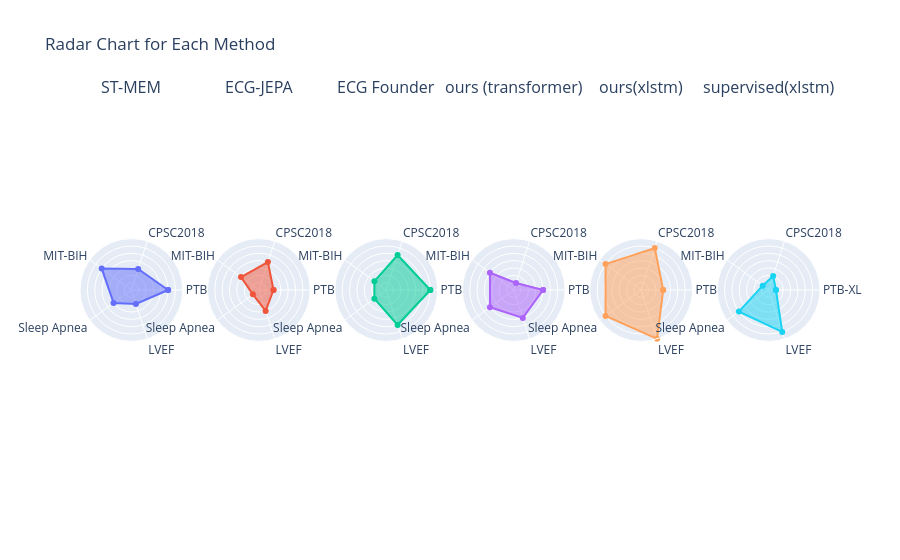

Notebook code cell kept with this figure:
### Code cell
import pandas as pd
from plotly.subplots import make_subplots
import plotly.graph_objects as go

categories_closed = categories + [categories[0]]

fig = go.Figure()
# Plot one radar chart for each method on separate axes (subplots)

num_methods = len(df_ranked)
fig = make_subplots(
    rows=1, cols=num_methods,
    specs=[[{'type': 'polar'}]*num_methods],
    subplot_titles=df_ranked.index.tolist()
)

for i, (idx, row) in enumerate((len(df_ranked) - df_ranked).iterrows()):
    values = row.tolist() + [row.tolist()[0]]  # close the loop
    trace = fig.add_trace(
        go.Scatterpolar(
            r=values,
            theta=categories_closed,
            fill='toself',
            name=idx,
            line=dict(width=2),
            hoverinfo='skip',
        ),
        row=1, col=i+1
    )
    trace.update_polars(
        radialaxis=dict(visible=True, range=[-1, len(df_ranked)], showticklabels=False, showline=False),
        # angularaxis=dict(showticklabels=False)
    )

fig.update_layout(
    showlegend=False,
    title="Radar Chart for Each Method",
)
fig.show()

### Figure 1 — Plotly figure (JSON) as saved in the notebook; plotly's stock layout.template omitted (floating-point values rounded to 4 significant figures)
{"data": [{"fill": "toself", "hoverinfo": "skip", "line": {"width": 2}, "name": "ST-MEM", "r": [4, 2, 4, 2, 1, 4], "subplot": "polar", "theta": ["PTB-XL", "CPSC2018", "MIT-BIH", "Sleep Apnea", "LVEF", "PTB-XL"], "type": "scatterpolar"}, {"fill": "toself", "hoverinfo": "skip", "line": {"width": 2}, "name": "ECG-JEPA", "r": [1, 3, 2, 0, 2, 1], "subplot": "polar2", "theta": ["PTB-XL", "CPSC2018", "MIT-BIH", "Sleep Apnea", "LVEF", "PTB-XL"], "type": "scatterpolar"}, {"fill": "toself", "hoverinfo": "skip", "line": {"width": 2}, "name": "ECG Founder", "r": [5, 4, 1, 1, 4, 5], "subplot": "polar3", "theta": ["PTB-XL", "CPSC2018", "MIT-BIH", "Sleep Apnea", "LVEF", "PTB-XL"], "type": "scatterpolar"}, {"fill": "toself", "hoverinfo": "skip", "line": {"width": 2}, "name": "ours (transformer)", "r": [3, 0, 3, 3, 3, 3], "subplot": "polar4", "theta": ["PTB-XL", "CPSC2018", "MIT-BIH", "Sleep Apnea", "LVEF", "PTB-XL"], "type": "scatterpolar"}, {"fill": "toself", "hoverinfo": "skip", "line": {"width": 2}, "name": "ours(xlstm)", "r": [2, 5, 5, 5, 6, 2], "subplot": "polar5", "theta": ["PTB-XL", "CPSC2018", "MIT-BIH", "Sleep Apnea", "LVEF", "PTB-XL"], "type": "scatterpolar"}, {"fill": "toself", "hoverinfo": "skip", "line": {"width": 2}, "name": "supervised(xlstm)", "r": [0, 1, 0, 4, 5, 0], "subplot": "polar6", "theta": ["PTB-XL", "CPSC2018", "MIT-BIH", "Sleep Apnea", "LVEF", "PTB-XL"], "type": "scatterpolar"}], "layout": {"annotations": [{"font": {"size": 16}, "showarrow": false, "text": "ST-MEM", "x": 0.06944, "xanchor": "center", "xref": "paper", "y": 1, "yanchor": "bottom", "yref": "paper"}, {"font": {"size": 16}, "showarrow": false, "text": "ECG-JEPA", "x": 0.2417, "xanchor": "center", "xref": "paper", "y": 1, "yanchor": "bottom", "yref": "paper"}, {"font": {"size": 16}, "showarrow": false, "text": "ECG Founder", "x": 0.4139, "xanchor": "center", "xref": "paper", "y": 1, "yanchor": "bottom", "yref": "paper"}, {"font": {"size": 16}, "showarrow": false, "text": "ours (transformer)", "x": 0.5861, "xanchor": "center", "xref": "paper", "y": 1, "yanchor": "bottom", "yref": "paper"}, {"font": {"size": 16}, "showarrow": false, "text": "ours(xlstm)", "x": 0.7583, "xanchor": "center", "xref": "paper", "y": 1, "yanchor": "bottom", "yref": "paper"}, {"font": {"size": 16}, "showarrow": false, "text": "supervised(xlstm)", "x": 0.9306, "xanchor": "center", "xref": "paper", "y": 1, "yanchor": "bottom", "yref": "paper"}], "polar": {"domain": {"x": [0, 0.1389], "y": [0, 1]}, "radialaxis": {"range": [-1, 6], "showline": false, "showticklabels": false, "visible": true}}, "polar2": {"domain": {"x": [0.1722, 0.3111], "y": [0, 1]}, "radialaxis": {"range": [-1, 6], "showline": false, "showticklabels": false, "visible": true}}, "polar3": {"domain": {"x": [0.3444, 0.4833], "y": [0, 1]}, "radialaxis": {"range": [-1, 6], "showline": false, "showticklabels": false, "visible": true}}, "polar4": {"domain": {"x": [0.5167, 0.6556], "y": [0, 1]}, "radialaxis": {"range": [-1, 6], "showline": false, "showticklabels": false, "visible": true}}, "polar5": {"domain": {"x": [0.6889, 0.8278], "y": [0, 1]}, "radialaxis": {"range": [-1, 6], "showline": false, "showticklabels": false, "visible": true}}, "polar6": {"domain": {"x": [0.8611, 1], "y": [0, 1]}, "radialaxis": {"range": [-1, 6], "showline": false, "showticklabels": false, "visible": true}}, "showlegend": false, "title": {"text": "Radar Chart for Each Method"}}}
